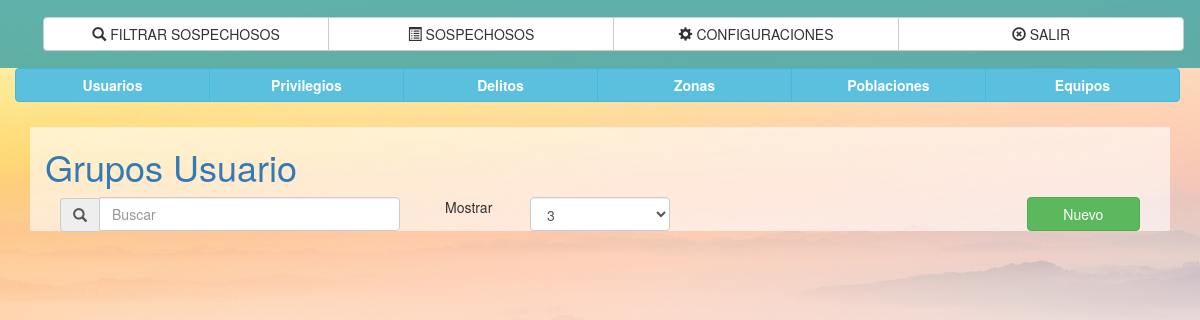
Page /mantenedores/mantenedorGrupos.php (signed in) on the committed database.
### tables this page shows
CREATE TABLE `tb_grupoprivilegio` (
  `id_privilegio` int(11) NOT NULL,
  `id_grupoUsuario` int(11) NOT NULL,
  PRIMARY KEY (`id_privilegio`,`id_grupoUsuario`),
  KEY `id_grupoUsuario` (`id_grupoUsuario`),
  CONSTRAINT `tb_grupoprivilegio_ibfk_1` FOREIGN KEY (`id_privilegio`) REFERENCES `tb_privilegios` (`id_privilegios`) ON DELETE NO ACTION ON UPDATE CASCADE,
  CONSTRAINT `tb_grupoprivilegio_ibfk_2` FOREIGN KEY (`id_grupoUsuario`) REFERENCES `tb_grupousuario` (`id_grupoUsuario`) ON DELETE NO ACTION ON UPDATE CASCADE
);

### clases/Conexion.php (called while the page is built, shortened)
<?php
class Conexion{
    protected $con;
    public function __construct(){
        $this->host='localhost';
       $this->user='root';
        $this->pass='';
        $this->database='pdisospechosos';
        $this->con= new mysqli($this->host,$this->user,$this->pass,$this->database);
            if($this->con->connect_errno){
                echo 'Error en la conexion'.$this->con->connect_error;
                exit;
            }else{
                  mysqli_set_charset($this->con,"utf8");
            }
    }
    public function registros($arg_consulta){
      $result = $this->con->query($arg_consulta);
        if(!$result){
          echo 'Error '. $this->con->error;
          exit;
        }else{
          $listado = $result->FETCH_ALL(MYSQLI_ASSOC);
          return $listado;
        }
      return mysqli_fetch_array($resultado, MYSQLI_ASSOC);
    }
}
?>

### clases/Usuario.php (called while the page is built, shortened)
<?php
require_once '../clases/Conexion.php';
class Usuario extends Conexion{
  private $run;
  public function setRun($arg_run){
      $this->run= $arg_run;
  }
  public function consultaUnUsuario(){
    $consulta="select * from tb_usuarios where run=".$this->run;
    $resultado= $this->registros($consulta);
    return $resultado;
  }
}
?>

### clases/Grupos.php (called while the page is built, shortened)
<?php
include_once '../clases/Conexion.php';
class Grupos extends Conexion{
        private $_idGrupo;
  public function setIdGrupo($arg_idGrupo){
     $this->_idGrupo=$arg_idGrupo;
  }
  public function consultaPrivilegiosDeGrupo(){
    $consulta='select id_privilegio as id from tb_grupoprivilegio where id_grupoUsuario='.$this->_idGrupo;
     $grupos=$this->registros($consulta);
     return $grupos;
  }
}
?>

### mantenedores/mantenedorGrupos.php (the view, shortened to what this page needs)
<?php
require_once '../clases/Usuario.php';
    include("../principal/comun.php");
    cargarEncabezado();
    cargarMenuMantenedores();
    require_once '../clases/Usuario.php';
    require_once '../clases/Grupos.php';
?>
<div class="container">
 <div class="container col-xs-12" id="contenedorMantenedorUsuario">
    <div class="row ">
            <h1 class="col-xs-4 text text-primary">Grupos Usuario</h1>
    </div>
         <div class="container col-xs-12">
           <div class="row">
                <div class="col-xs-4">
                  <div class="input-group">
                    <span class="input-group-addon glyphicon glyphicon-search"></span>
                    <input placeholder="Buscar" onKeyUp="cambiarPagina(1)" id="txt_buscar" type="text" class="form-control">
                  </div>
                </div>
                <div class="col-xs-4">
                    <label class="control-label col-xs-3" for="cmb_cantidadRegistros">Mostrar</label>
                    <div class="col-xs-6">
                        <select onChange="cambiarPagina(1)" name="cmb_cantidadRegistros" class="form-control" id="cmb_cantidadRegistros">
                          <option value="3">3</option>
                        </select>
                    </div>
                </div>
                <div class="col-xs-4">
                    <button class="pull-right col-xs-4 btn btn-success" data-toggle="modal" data-target="#ventanaModalCrear">Nuevo</button>
                </div>
          </div>
        </div>
  </div>
</body>
</html>

### principal/comun.php (shortened to what this page needs)
<?php
function cargarEncabezado(){
	?>
	<!DOCTYPE html>
	<html>
	<head>
		<link rel="stylesheet" type="text/css" href="../css/principal.css">
		<link rel="stylesheet" type="text/css" href="../css/configuraciones/estilosConfiguraciones.css">
		<link rel="stylesheet" type="text/css" href="../css/bootstrap.min.css">
		<link rel="stylesheet" href="../sweetalert/sweet-alert.css">
	</head>
	<body>
	<header class="fixed-nav">
		<div class="container">
	<div class="container row" id="menu">
			<div class="container btn btn-group">
<?php
require_once '../clases/Usuario.php';
require_once '../clases/Grupos.php';
$Usuario= new Usuario();
$Usuario->setRun($_SESSION['run']);
$resultadoUsuario= $Usuario->consultaUnUsuario();
if($resultadoUsuario){
	$Grupo = new Grupos();
	$Grupo->setIdGrupo($resultadoUsuario[0]['id_grupoUsuario']);
	$privilegios=$Grupo->consultaPrivilegiosDeGrupo();
	foreach($privilegios as $privilegio){
		switch($privilegio['id']){
			case 1: echo'<a class="btn btn-default col-xs-12 col-sm-6 col-md-3 col-lg-3"   href="../principal/formularioFiltrarSospechoso.php"><span class="glyphicon glyphicon-search"></span> FILTRAR SOSPECHOSOS</a>';
			break;
			case 2:	echo'<a class="btn btn-default col-xs-12 col-sm-6 col-md-3 col-lg-3"   href="../mantenedores/mantenedorSospechosos.php"><span class="glyphicon glyphicon-list-alt"></span> SOSPECHOSOS</a>';
			break;
			case 5:	echo'<a class="btn btn-default col-xs-12 col-sm-6 col-md-3 col-lg-3"  href="../mantenedores/mantenedoresPrincipal.php"><span class="glyphicon glyphicon-cog"></span> CONFIGURACIONES</a>';
			break;
		}
	}
	}else{
		header("location: ../index.php");
	}
								echo'<a class="btn btn-default col-xs-12 col-sm-6 col-md-3 col-lg-3"  href="../principal/cerrarSesion.php" ><span class="glyphicon glyphicon-remove-circle"></span> SALIR</a>';
?>
				</div>
			</div>
		</div>
	</header>
	<?php
}
function cargarMenuMantenedores(){
	require_once '../clases/Usuario.php';
	require_once '../clases/Grupos.php';
	$Usuario= new Usuario();
	$Usuario->setRun($_SESSION['run']);
	$resultadoUsuario= $Usuario->consultaUnUsuario();
	if($resultadoUsuario){
		$Grupo = new Grupos();
		$Grupo->setIdGrupo($resultadoUsuario[0]['id_grupoUsuario']);
		$privilegios=$Grupo->consultaPrivilegiosDeGrupo();
		  echo'<div class="btn-group col-xs-12">';
			foreach($privilegios as $privilegio){
						switch($privilegio['id']){
									case 6:
											echo'<a class="btn btn-info col-xs-6 col-sm-6 col-md-2 botonesMenuConfiguraciones" href="mantenedorUsuarios.php" ><strong>Usuarios</strong></a>';
									break;
									case 7:
											echo'<a class="btn btn-info col-xs-6 col-sm-6 col-md-2 botonesMenuConfiguraciones" href="mantenedorGrupos.php" ><strong>Privilegios</strong></a>';
									break;
									case 8:
											echo'<a class="btn btn-info col-xs-6 col-sm-6 col-md-2 botonesMenuConfiguraciones" href="mantenedorDelitos.php" ><strong>Delitos</strong></a>';
									break;
									case 9:
											echo'<a class="btn btn-info col-xs-6 col-sm-6 col-md-2 botonesMenuConfiguraciones" href="mantenedorZonas.php" ><strong>Zonas</strong></a>';
									break;
									case 10:
											echo'<a class="btn btn-info col-xs-6 col-sm-6 col-md-2 botonesMenuConfiguraciones" href="mantenedorPoblacion.php" ><strong>Poblaciones</strong></a>';
									break;
									case 11:
											echo'<a class="btn btn-info col-xs-6 col-sm-6 col-md-2 botonesMenuConfiguraciones" href="mantenedorEquipos.php" ><strong>Equipos</strong></a>';
									break;
						}
			}
		  echo'</div>';
		}else{
			header("location: ../index.php");
		}
}
	?>

### css/principal.css (style rules this page uses)
body { margin:0; background-image: url("../img/fondo.jpg"); background-size: cover; background-repeat: no-repeat; background-attachment: fixed; }
header { background-color:rgba(55, 160, 163, 0.80); background-repeat: no-repeat; background-size: cover; background-position: top; padding: 10px; }
label { font-weight: normal !important; }
#menu a { text-decoration: none; }

### css/configuraciones/estilosConfiguraciones.css (style rules this page uses)
#contenedorMantenedorUsuario { margin-top: 25px; border-radius: 2px; background: rgba(255, 255, 255, 0.6); }

### rows in the picture
tb_grupoprivilegio: shows "FILTRAR SOSPECHOSOS"
tb_grupoprivilegio: shows "SOSPECHOSOS"
tb_grupoprivilegio: shows "CONFIGURACIONES"
tb_grupoprivilegio: shows "Usuarios"
tb_grupoprivilegio: shows "Privilegios"
tb_grupoprivilegio: shows "Delitos"
tb_grupoprivilegio: shows "Zonas"
tb_grupoprivilegio: shows "Poblaciones"
tb_grupoprivilegio: shows "Equipos"
